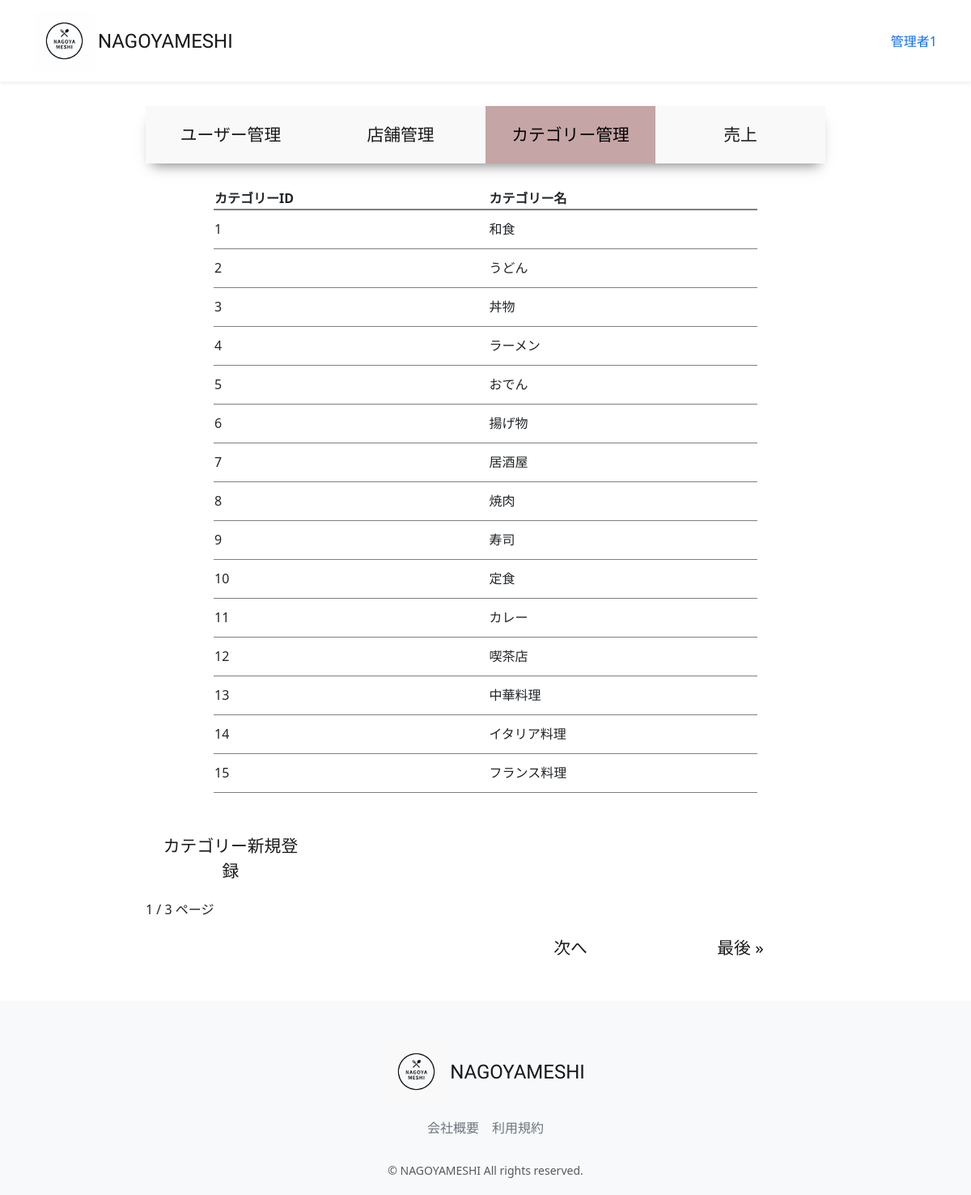
Screenshot of /accounts/management/category-list (signed in) with the database file from the repository.
### accounts/models.py (models this page shows, shortened)
class CustomUser(AbstractUser):
    user_name = models.CharField(max_length=128, null=True, blank=True,verbose_name='ユーザー名')
    hurigana = models.CharField(max_length=128, null=True, blank=True,verbose_name='フリガナ')
    zip_code = models.CharField(max_length=16, null=True, blank=True,verbose_name='郵便番号')
    address = models.CharField(max_length=255, null=True, blank=True,verbose_name='住所')
    phone_number = models.CharField(max_length=20, null=True, blank=True,verbose_name='電話番号')
    birthday = models.CharField(max_length=20, null=True, blank=True,verbose_name='誕生日')
    job = models.CharField(max_length=255, null=True, blank=True,verbose_name='職業')
    is_subscribed = models.BooleanField(default=False, verbose_name='有料会員')
    card_name = models.CharField(max_length=128, null=True, blank=True,verbose_name='カード名義')
    card_number = models.CharField(max_length=128, null=True, blank=True,verbose_name='カード番号')
    class Meta:
        verbose_name_plural = 'CustomUser'

### restaurant/models.py (models this page shows, shortened)
class Category(models.Model):
    name = models.CharField(verbose_name='カテゴリー名', max_length=64)
    photo = models.ImageField(verbose_name='写真', blank=True, null=True)
    class Meta:
        verbose_name_plural = 'Category'

### accounts/views.py (the view)
# urls.py: path("management/category-list",views.ManagementCategoryListView.as_view(), name="category_list"),
class ManagementCategoryListView(onlyMnagementUserMixin, generic.ListView):
    template_name = "management/category_list.html"
    model = Category
    paginate_by = 15
    def get_context_data(self, **kwargs):
        context = super().get_context_data(**kwargs)
        context["selected"] = "category"
        return context

### accounts/mixins.py (called while the page is built)
    def test_func(self):
        user = self.request.user
        return user.is_staff

### accounts/templates/management/category_list.html (shortened to what this page needs)
{% extends "management/manage_base.html" %}
{% load static %}
{% block sub_content %}
  <table class="manage_list">
    <thead>
      <th>カテゴリーID</th>
      <th>カテゴリー名</th>
    </thead>
    <tbody>
      {% for category in object_list %}
        <tr onclick="location.href='{% url 'category_update' pk=category.pk %}'">
          <td>{{ category.pk }}</td>
          <td>{{ category.name }}</td>
        </tr>
      {% endfor %}
    </tbody>
  </table>
  <a class="new" href="{% url 'category_create' %}">カテゴリー新規登録</a><br>
  {{ page_obj.number }} / {{ page_obj.paginator.num_pages }} ページ
      <div class="paginate">
        {% if page_obj.has_next %}
          <a href="?page={{ page_obj.next_page_number }}">次へ</a>
          <a href="?page={{ page_obj.paginator.num_pages }}">最後 &raquo;</a>
        {% endif %}
      </div>
{% endblock %}

### restaurant/templates/layout/base.html (shortened to what this page needs)
{% load static %}
<!DOCTYPE html>
<html lang="ja">
  <head>
      <link href="https://cdn.jsdelivr.net/npm/bootstrap@5.3.3/dist/css/bootstrap.min.css" rel="stylesheet">
      <link href="{% static 'css/nagoyameshi.css' %}" rel="stylesheet">
  </head>
  <body>
    <div id="app" class="wrapper">
      <nav class="navbar navbar-expand-md navbar-light bg-white shadow-sm">
        <div class="container nagoyameshi-container">
          <a class="navbar-brand app-name" href="{% url 'top_page' %}">
            <div class="d-flex align-items-center">
              <img class="nagoyameshi-logo me-1" src="{% static 'images/logo/logo.png' %}" alt="nagoyameshi">NAGOYAMESHI</div>
          </a>
          <div class="collapse navbar-collapse" id="navbarSupportedContent">
            <ul class="navbar-nav ms-auto">
              {% if user.is_subscribed %}
                <li class="nav-item dropdown">
                  <a id="navbarDropdown" class="nav-linkdropdown-toggle" href="#" role="button" data-bs-toggle="dropdown" aria-haspopup="true" aria-expanded="false" v-pre>{{ user.user_name }}</a>
                  <div class="dropdown-menu dropdown-menu-end" aria-labelledby="navbarDropdown">
                    <a class="dropdown-item" href="{% url 'user_detail' user.id %}">会員情報</a>
                    <a class="dropdown-item" href="{% url 'reservation_list' %}">予約一覧</a>
                    <a class="dropdown-item" href="{% url 'favorite_list' %}">お気に入り一覧</a>
                    <a class="dropdown-item" href="{% url 'subscribe_payment' %}">お支払い方法</a>
                    <a class="dropdown-item" href="{% url 'subscribe_cancel' %}">有料プラン解約</a>
                      {% if user.is_staff %}
                        <a class ="dropdown-item"  href="{% url 'user_list' %}">サイト管理</a>
                      {% endif %}
                    <div class="dropdown-divider"></div>
                    <a class="dropdown-item" href="{% url 'account_logout' %}">ログアウト</a>
                  </div>
                </li>
              {% else %}
                {% if user.is_authenticated %}
                  <li class="nav-item dropdown">
                    <a id="navbarDropdown" class="nav-linkdropdown-toggle" href="#" role="button" data-bs-toggle="dropdown" aria-haspopup="true" aria-expanded="false" v-pre>{{ user.user_name }}</a>
                 </li>
                {% endif %}
              {% endif %}
            </ul>
          </div>
        </div>
      </nav>
    {% block content %}
    {% endblock %}
      <footer class="bg-light">
        <div class="d-flex justify-content-center footer-logo">
            <a class="navbar-brand app-name" href="{% url 'top_page' %}">
              <div class="d-flex align-items-center"><img class="nagoyameshi-logo me-1" src="{% static 'images/logo/footer_logo.png' %}" alt="nagoyameshi">NAGOYAMESHI</div>
            </a>
        </div>
        <div class="d-flex justify-content-center footer-link">
          <a href="{% url 'company_page' %}" class="link-secondary me-3">会社概要</a>
          <a href="{% url 'terms_page' %}" class="link-secondary">利用規約</a>
        </div>
        <p class="text-center text-muted small mb-0">&copy; NAGOYAMESHI All rights reserved.</p>
      </footer>
      </div>
  </body>
</html>

### static/css/nagoyameshi.css (style rules this page uses)
.wrapper { min-height: 100vh; position: relative; padding-bottom: 240px; box-sizing: border-box; }
.nagoyameshi-logo { height: 75px; }
.app-name { font-family: 'Carter One', cursive; font-size: 24px; color: #191919; }
footer { width: 100%; height: 240px; position: absolute; bottom: 0; padding: 50px 15px; }
.footer-logo { margin-bottom: 20px; }
.footer-link { margin-bottom: 30px; }
a { text-decoration: none !important; }
.manage_main a { display: inline-block; width: 25%; height: 100%; text-align: center; font-size: 1.3rem; color: #191919; padding: 20px 20px; }
.manage_list { width: 80%; margin: 30px auto; }
.manage_list thead { border-bottom: 2px solid rgba(0, 0, 0, 0.5); }
.manage_list tbody tr { border-bottom: 1px solid rgba(0, 0, 0, 0.5); height: 3em; }
.new { display: block; padding:0px 0px 20px 500px; }
.paginate { display:flex; justify-content: right; }

### rows the page displays
CustomUser: user_name "管理者1"
Category: pk "1", name "和食"
Category: pk "2", name "うどん"
Category: pk "3", name "丼物"
Category: pk "4", name "ラーメン"
Category: pk "5", name "おでん"
Category: pk "6", name "揚げ物"
Category: pk "7", name "居酒屋"
Category: pk "8", name "焼肉"
Category: pk "9", name "寿司"
Category: pk "10", name "定食"
Category: pk "11", name "カレー"
Category: pk "12", name "喫茶店"
Category: pk "13", name "中華料理"
Category: pk "14", name "イタリア料理"
Category: pk "15", name "フランス料理"

### other values shown
{{ page_obj.number }} "1"
{{ page_obj.paginator.num_pages }} "3"
